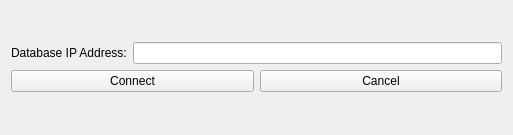
<?xml version="1.0" encoding="UTF-8"?>
<ui version="4.0">
 <class>databaseConfig_window</class>
 <widget class="QWidget" name="databaseConfig_window">
  <property name="enabled">
   <bool>true</bool>
  </property>
  <property name="geometry">
   <rect>
    <x>0</x>
    <y>0</y>
    <width>513</width>
    <height>135</height>
   </rect>
  </property>
  <property name="minimumSize">
   <size>
    <width>513</width>
    <height>135</height>
   </size>
  </property>
  <property name="maximumSize">
   <size>
    <width>513</width>
    <height>135</height>
   </size>
  </property>
  <property name="windowTitle">
   <string>Database Configuration</string>
  </property>
  <layout class="QGridLayout" name="DatabaseConfigWindowLayout">
   <item row="0" column="0">
    <layout class="QVBoxLayout" name="mainLayout_databaseConfigWindow">
     <item>
      <layout class="QHBoxLayout" name="databaseConfigIPLayout_databaseConfigWindow">
       <item>
        <widget class="QLabel" name="databaseConfigIPLabel_databaseConfigWindow">
         <property name="text">
          <string>Database IP Address:</string>
         </property>
        </widget>
       </item>
       <item>
        <widget class="QLineEdit" name="databaseConfigIPInput_databaseConfigWindow"/>
       </item>
      </layout>
     </item>
     <item>
      <layout class="QHBoxLayout" name="databaseConfigIPButtonsLayout_databaseConfigWindow">
       <item>
        <widget class="QPushButton" name="databaseConfigIPConnectButton_databaseConfigWindow">
         <property name="text">
          <string>Connect</string>
         </property>
        </widget>
       </item>
       <item>
        <widget class="QPushButton" name="databaseConfigIPCancelButton_databaseConfigWindow">
         <property name="text">
          <string>Cancel</string>
         </property>
        </widget>
       </item>
      </layout>
     </item>
    </layout>
   </item>
  </layout>
 </widget>
 <resources/>
 <connections/>
</ui>
